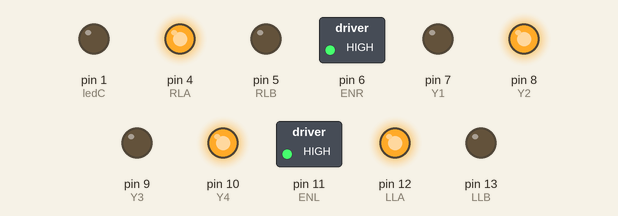
This sketch was run on a simulated Arduino Uno, built with avr-gcc and run on an emulated ATmega328P. Shown: switched loads named in the sketch (green lamp = pin HIGH), output pins drawn as LEDs (lit = HIGH).

Above: at 0.05 s.
At 0.65 s:
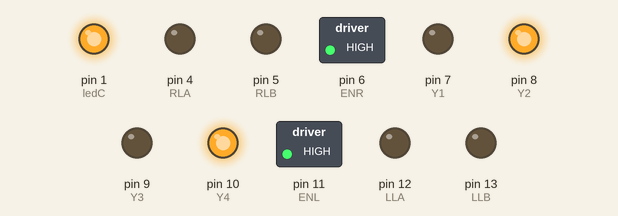
At 1.35 s:
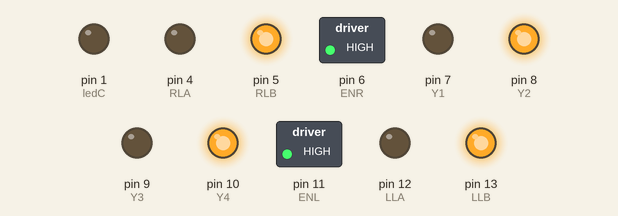
At 2.75 s:
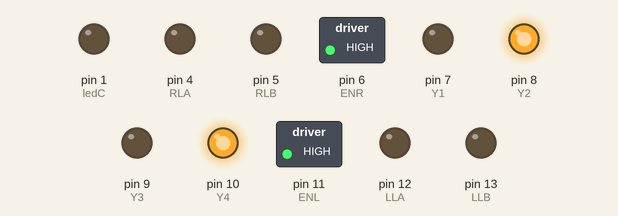
Timing chart, 0 to 3.0 s (numbered marks = the images above):
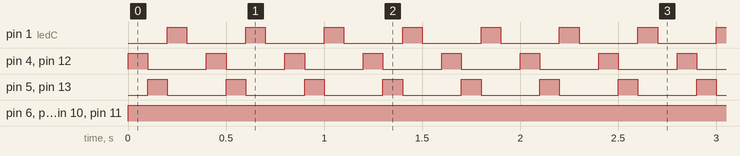

Measured:
- by itself, pin 1 (ledC), pin 4 (RLA), pin 5 (RLB), pin 12 (LLA), pin 13 (LLB): alternates HIGH for 0.10 s and LOW for 0.30 s
- by itself, pin 6 (ENR), pin 8 (Y2), pin 10 (Y4), pin 11 (ENL): LOW → HIGH at 0.00 s

The sketch:

motor_FOWARD.ino
```cpp
const int LLA=12;
const int LLB=13;
const int RLA=4;
const int RLB=5;
const int ledC=1;
const int ENR=6;
const int Y1=7;
const int Y2=8;
const int ENL=11;
const int Y3=9;
const int Y4=10;

void setup() {
  // put your setup code here, to run once:
pinMode(LLA, OUTPUT);
pinMode(LLB, OUTPUT);
pinMode(RLA, OUTPUT);
pinMode(RLB,OUTPUT);
pinMode(ledC, OUTPUT);
pinMode(ENR, OUTPUT);
pinMode(Y1,OUTPUT);
pinMode(Y2,OUTPUT);
pinMode(ENL,OUTPUT);
pinMode(Y3,OUTPUT);
pinMode(Y4,OUTPUT);
}


void loop() {
  for(int i = 0; i<3; i++){
  forward();
  }
}


/* digitalWrite(ENR,HIGH);
digitalWrite(ENL,HIGH);


digitalWrite(Y1,HIGH);
digitalWrite(Y2,LOW);
digitalWrite(Y3,HIGH);
digitalWrite(Y4,LOW);


digitalWrite(LLA,HIGH);
digitalWrite(RLA,HIGH);
delay(100);
digitalWrite(LLA,LOW);
digitalWrite(RLA,LOW);
digitalWrite(LLB,HIGH);
digitalWrite(RLB,HIGH);
delay(100);
digitalWrite(LLB,LOW);
digitalWrite(RLB,LOW);
digitalWrite(ledC,HIGH);
delay(100);
digitalWrite(ledC,LOW);
delay(100);
delay(2000);


digitalWrite(Y1,LOW);
digitalWrite(Y2,HIGH);
digitalWrite(Y3,LOW);
digitalWrite(Y4,HIGH);


digitalWrite(ledC,HIGH);
delay(100);
digitalWrite(ledC,LOW);
digitalWrite(LLB,HIGH);
digitalWrite(RLB,HIGH);
delay(100);
digitalWrite(LLB,LOW);
digitalWrite(RLB,LOW);
digitalWrite(LLA,HIGH);
digitalWrite(RLA,HIGH);
delay(100);
digitalWrite(LLA,LOW);
digitalWrite(RLA,LOW);
delay(100);
delay(2000);

  */
```

forward.ino
```cpp
void forward() {
 digitalWrite(ENR,HIGH);
digitalWrite(ENL,HIGH);


digitalWrite(Y1,LOW);
digitalWrite(Y2,HIGH);
digitalWrite(Y3,LOW);
digitalWrite(Y4,HIGH);


digitalWrite(LLA,HIGH);
digitalWrite(RLA,HIGH);
delay(100);
digitalWrite(LLA,LOW);
digitalWrite(RLA,LOW);
digitalWrite(LLB,HIGH);
digitalWrite(RLB,HIGH);
delay(100);
digitalWrite(LLB,LOW);
digitalWrite(RLB,LOW);
digitalWrite(ledC,HIGH);
delay(100);
digitalWrite(ledC,LOW);
delay(100);

}


/*digitalWrite(Y1,HIGH);
digitalWrite(Y2,HIGH);
digitalWrite(Y3,HIGH);
digitalWrite(Y4,HIGH);


digitalWrite(LLA,HIGH);
digitalWrite(RLA,HIGH);
delay(100);
digitalWrite(LLA,LOW);
digitalWrite(RLA,LOW);
digitalWrite(LLB,HIGH);
digitalWrite(RLB,HIGH);
delay(100);
digitalWrite(LLB,LOW);
digitalWrite(RLB,LOW);
digitalWrite(ledC,HIGH);
delay(100);
digitalWrite(ledC,LOW);
delay(100);


}*/
```
